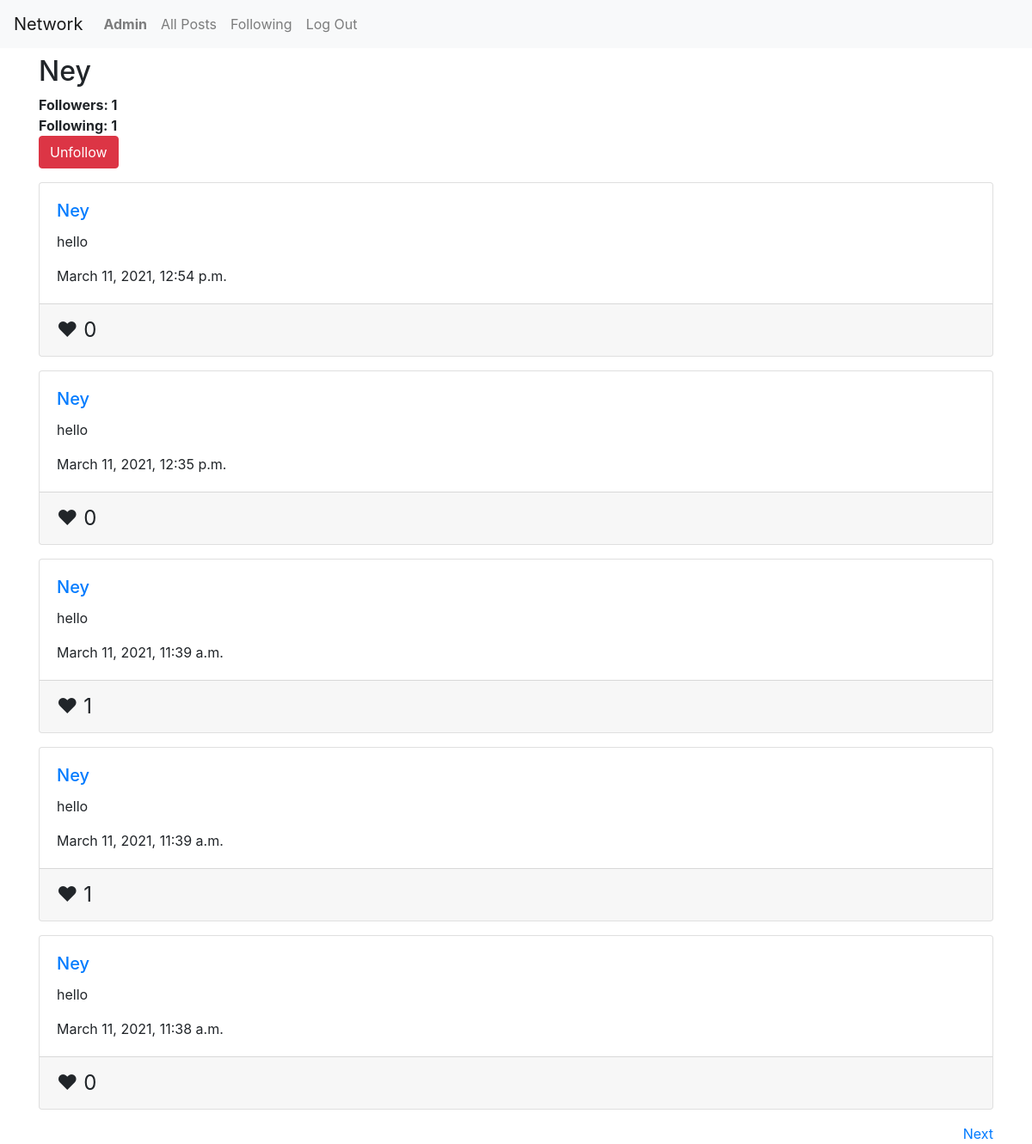
Page /Ney/ (signed in) on the committed database.
### network/models.py (models this page shows)
class User(AbstractUser):
    follows = models.ManyToManyField(
        'self',
        related_name='followed_by',
        symmetrical=False
    )
    likes = models.ManyToManyField(
        'network.Post',
        related_name='liked_by',
    )
    def is_followed_by(self):
        return self.followed_by.count()

class Post(models.Model):
    content = models.CharField(max_length=126)
    author = models.ForeignKey("network.User", on_delete=models.CASCADE, related_name="posts")
    date_created = models.DateTimeField(default=timezone.now)
    class Meta:
        ordering = ('-date_created',)

### network/views.py (the view, shortened to what this page needs)
# urls.py: path("<str:username>/", views.ProfileView.as_view(), name="profile"),
class ProfileView(View):
    def get(self, request, username, *args, **kwargs):
        profile_user = User.objects.get(username=username)
        post_list = profile_user.posts.all()
        page = request.GET.get('page', 1)
        posts = paginate(post_list, page)
        context = {'profile_user': profile_user,'posts': posts}
        return render(request, "network/profile.html", context)

### network/views.py (called while the page is built)
def paginate(post_list, page):
    paginator = Paginator(post_list, 5)
    try:
        posts = paginator.page(page)
    except PageNotAnInteger:
        posts = paginator.page(1)
    except EmptyPage:
        posts = paginator.page(paginator.num_pages)
    return posts

### network/templates/network/profile.html
{% extends "network/layout.html" %}
{% block body %}
    <div class="profile-header">
        <h2>{{ profile_user.username }}</h2>
        <span class="follows"><strong>Followers:    {{ profile_user.follows.count }}</strong></span>
        <br>
        <span class="following"><strong>Following:    {{ profile_user.is_followed_by }}</strong></span>
        <br>
        {% if user.is_authenticated and user != profile_user %}
            {% if user in profile_user.followed_by.all %}
                <button class="btn btn-danger follow-button following-user" data-user-name="{{ profile_user.username }}">Unfollow</button>
            {% else %}
                <button class="btn btn-primary follow-button" data-user-name="{{ profile_user.username }}">Follow</button>
            {% endif %}
        {% endif %}
    </div>
    {% include 'network/new_post.html' %}
{% endblock %}

### network/templates/network/layout.html (shortened to what this page needs)
{% load static %}
<!DOCTYPE html>
<html lang="en">
    <head>
        <link rel="stylesheet" href="https://stackpath.bootstrapcdn.com/bootstrap/4.4.1/css/bootstrap.min.css">
        <link href="{% static 'network/styles.css' %}" rel="stylesheet">
    </head>
    <body>
        <nav class="navbar navbar-expand-lg navbar-light bg-light">
            <a class="navbar-brand" href="{% url 'index' %}">Network</a>
            <div>
              <ul class="navbar-nav mr-auto">
                {% if user.is_authenticated %}
                    <li class="nav-item">
                        <a class="nav-link" href="{% url 'profile' user.username %}"><strong>{{ user.username }}</strong></a>
                    </li>
                {% endif %}
                <li class="nav-item">
                  <a class="nav-link" href="{% url 'index' %}">All Posts</a>
                </li>
                {% if user.is_authenticated %}
                    <li class="nav-item">
                        <a class="nav-link" href="{% url 'following' %}">Following</a>
                    </li>
                    <li class="nav-item">
                        <a class="nav-link" href="{% url 'logout' %}">Log Out</a>
                    </li>
                {% endif %}
              </ul>
            </div>
          </nav>
        <div class="body container my-2">
            {% block body %}
            {% endblock %}
        </div>
    </body>
</html>

### network/templates/network/new_post.html (shortened to what this page needs)
{% for post in posts %}
    <div class="card post-card my-3">
        <div class="card-body card-content">
            <h5 class="card-title"><a href="{% url 'profile' post.author.username %}">{{ post.author.username }}</a></h5>
            <p class="card-text">{{ post.content }}</p>
            <p class="card-text">{{ post.date_created }}</p>
        </div>
        <div class="card-footer">
            <div class="likes" data-post-id="{{ post.id }}">
                <span class="{% if user.is_authenticated %}like-button {% endif %}{% if user in post.liked_by.all %}liked{% endif %}">&#9829;</span>
                <span class="like-count">{{ post.liked_by.count }}</span>
            </div>
        </div>
    </div>
    {% empty %}
    <p>There are no posts.</p>
{% endfor %}
{% if posts.has_other_pages %}
    <div class="pages">
        {% if posts.has_next %}
        <a href="?page={{ posts.next_page_number }}" class="next">Next</a>
        {% endif %}
    </div>
{% endif %}

### network/static/network/styles.css (style rules this page uses)
.likes { display: inline; font-size: 1.5rem; width: 25%; }
.next { float: right; }

### rows in the picture
User: username "Admin"
User: username "Ney", follows.count "1", is_followed_by "1"
Post: author.username "Ney", content "hello", date_created "March 11, 2021, 12:54 p.m.", liked_by.count "0"
Post: author.username "Ney", content "hello", date_created "March 11, 2021, 12:35 p.m.", liked_by.count "0"
Post: author.username "Ney", content "hello", date_created "March 11, 2021, 11:39 a.m.", liked_by.count "1"
Post: author.username "Ney", content "hello", date_created "March 11, 2021, 11:39 a.m.", liked_by.count "1"
Post: author.username "Ney", content "hello", date_created "March 11, 2021, 11:38 a.m.", liked_by.count "0"
